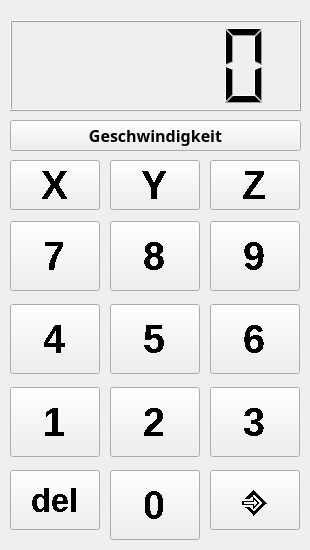
<?xml version="1.0" encoding="UTF-8"?>
<ui version="4.0">
 <class>Numpad</class>
 <widget class="QWidget" name="Numpad">
  <property name="geometry">
   <rect>
    <x>0</x>
    <y>0</y>
    <width>310</width>
    <height>550</height>
   </rect>
  </property>
  <property name="minimumSize">
   <size>
    <width>310</width>
    <height>550</height>
   </size>
  </property>
  <property name="maximumSize">
   <size>
    <width>310</width>
    <height>550</height>
   </size>
  </property>
  <property name="windowTitle">
   <string>Form</string>
  </property>
  <widget class="QLCDNumber" name="lcdNumbpad">
   <property name="geometry">
    <rect>
     <x>10</x>
     <y>20</y>
     <width>291</width>
     <height>91</height>
    </rect>
   </property>
   <property name="sizePolicy">
    <sizepolicy hsizetype="Expanding" vsizetype="Expanding">
     <horstretch>0</horstretch>
     <verstretch>0</verstretch>
    </sizepolicy>
   </property>
  </widget>
  <widget class="QPushButton" name="sieben">
   <property name="geometry">
    <rect>
     <x>10</x>
     <y>221</y>
     <width>90</width>
     <height>70</height>
    </rect>
   </property>
   <property name="sizePolicy">
    <sizepolicy hsizetype="Expanding" vsizetype="Expanding">
     <horstretch>0</horstretch>
     <verstretch>0</verstretch>
    </sizepolicy>
   </property>
   <property name="font">
    <font>
     <family>Yu Gothic UI</family>
     <pointsize>30</pointsize>
     <weight>75</weight>
     <italic>false</italic>
     <bold>true</bold>
     <underline>false</underline>
     <strikeout>false</strikeout>
     <stylestrategy>NoAntialias</stylestrategy>
     <kerning>true</kerning>
    </font>
   </property>
   <property name="text">
    <string>7</string>
   </property>
  </widget>
  <widget class="QPushButton" name="acht">
   <property name="geometry">
    <rect>
     <x>110</x>
     <y>221</y>
     <width>90</width>
     <height>70</height>
    </rect>
   </property>
   <property name="sizePolicy">
    <sizepolicy hsizetype="Expanding" vsizetype="Expanding">
     <horstretch>0</horstretch>
     <verstretch>0</verstretch>
    </sizepolicy>
   </property>
   <property name="font">
    <font>
     <family>Yu Gothic UI</family>
     <pointsize>30</pointsize>
     <weight>75</weight>
     <italic>false</italic>
     <bold>true</bold>
     <underline>false</underline>
     <strikeout>false</strikeout>
     <stylestrategy>NoAntialias</stylestrategy>
     <kerning>true</kerning>
    </font>
   </property>
   <property name="text">
    <string>8</string>
   </property>
  </widget>
  <widget class="QPushButton" name="neun">
   <property name="geometry">
    <rect>
     <x>210</x>
     <y>221</y>
     <width>90</width>
     <height>70</height>
    </rect>
   </property>
   <property name="sizePolicy">
    <sizepolicy hsizetype="Expanding" vsizetype="Expanding">
     <horstretch>0</horstretch>
     <verstretch>0</verstretch>
    </sizepolicy>
   </property>
   <property name="font">
    <font>
     <family>Yu Gothic UI</family>
     <pointsize>30</pointsize>
     <weight>75</weight>
     <italic>false</italic>
     <bold>true</bold>
     <underline>false</underline>
     <strikeout>false</strikeout>
     <stylestrategy>NoAntialias</stylestrategy>
     <kerning>true</kerning>
    </font>
   </property>
   <property name="text">
    <string>9</string>
   </property>
  </widget>
  <widget class="QPushButton" name="vier">
   <property name="geometry">
    <rect>
     <x>10</x>
     <y>304</y>
     <width>90</width>
     <height>70</height>
    </rect>
   </property>
   <property name="sizePolicy">
    <sizepolicy hsizetype="Expanding" vsizetype="Expanding">
     <horstretch>0</horstretch>
     <verstretch>0</verstretch>
    </sizepolicy>
   </property>
   <property name="font">
    <font>
     <family>Yu Gothic UI</family>
     <pointsize>30</pointsize>
     <weight>75</weight>
     <italic>false</italic>
     <bold>true</bold>
     <underline>false</underline>
     <strikeout>false</strikeout>
     <stylestrategy>NoAntialias</stylestrategy>
     <kerning>true</kerning>
    </font>
   </property>
   <property name="text">
    <string>4</string>
   </property>
  </widget>
  <widget class="QPushButton" name="funf">
   <property name="geometry">
    <rect>
     <x>110</x>
     <y>304</y>
     <width>90</width>
     <height>70</height>
    </rect>
   </property>
   <property name="sizePolicy">
    <sizepolicy hsizetype="Expanding" vsizetype="Expanding">
     <horstretch>0</horstretch>
     <verstretch>0</verstretch>
    </sizepolicy>
   </property>
   <property name="font">
    <font>
     <family>Yu Gothic UI</family>
     <pointsize>30</pointsize>
     <weight>75</weight>
     <italic>false</italic>
     <bold>true</bold>
     <underline>false</underline>
     <strikeout>false</strikeout>
     <stylestrategy>NoAntialias</stylestrategy>
     <kerning>true</kerning>
    </font>
   </property>
   <property name="text">
    <string>5</string>
   </property>
  </widget>
  <widget class="QPushButton" name="sechs">
   <property name="geometry">
    <rect>
     <x>210</x>
     <y>304</y>
     <width>90</width>
     <height>70</height>
    </rect>
   </property>
   <property name="sizePolicy">
    <sizepolicy hsizetype="Expanding" vsizetype="Expanding">
     <horstretch>0</horstretch>
     <verstretch>0</verstretch>
    </sizepolicy>
   </property>
   <property name="font">
    <font>
     <family>Yu Gothic UI</family>
     <pointsize>30</pointsize>
     <weight>75</weight>
     <italic>false</italic>
     <bold>true</bold>
     <underline>false</underline>
     <strikeout>false</strikeout>
     <stylestrategy>NoAntialias</stylestrategy>
     <kerning>true</kerning>
    </font>
   </property>
   <property name="text">
    <string>6</string>
   </property>
  </widget>
  <widget class="QPushButton" name="eins">
   <property name="geometry">
    <rect>
     <x>10</x>
     <y>387</y>
     <width>90</width>
     <height>70</height>
    </rect>
   </property>
   <property name="sizePolicy">
    <sizepolicy hsizetype="Expanding" vsizetype="Expanding">
     <horstretch>0</horstretch>
     <verstretch>0</verstretch>
    </sizepolicy>
   </property>
   <property name="font">
    <font>
     <family>Yu Gothic UI</family>
     <pointsize>30</pointsize>
     <weight>75</weight>
     <italic>false</italic>
     <bold>true</bold>
     <underline>false</underline>
     <strikeout>false</strikeout>
     <stylestrategy>NoAntialias</stylestrategy>
     <kerning>true</kerning>
    </font>
   </property>
   <property name="text">
    <string>1</string>
   </property>
  </widget>
  <widget class="QPushButton" name="zwei">
   <property name="geometry">
    <rect>
     <x>110</x>
     <y>387</y>
     <width>90</width>
     <height>70</height>
    </rect>
   </property>
   <property name="sizePolicy">
    <sizepolicy hsizetype="Expanding" vsizetype="Expanding">
     <horstretch>0</horstretch>
     <verstretch>0</verstretch>
    </sizepolicy>
   </property>
   <property name="font">
    <font>
     <family>Yu Gothic UI</family>
     <pointsize>30</pointsize>
     <weight>75</weight>
     <italic>false</italic>
     <bold>true</bold>
     <underline>false</underline>
     <strikeout>false</strikeout>
     <stylestrategy>NoAntialias</stylestrategy>
     <kerning>true</kerning>
    </font>
   </property>
   <property name="text">
    <string>2</string>
   </property>
  </widget>
  <widget class="QPushButton" name="drei">
   <property name="geometry">
    <rect>
     <x>210</x>
     <y>387</y>
     <width>90</width>
     <height>70</height>
    </rect>
   </property>
   <property name="sizePolicy">
    <sizepolicy hsizetype="Expanding" vsizetype="Expanding">
     <horstretch>0</horstretch>
     <verstretch>0</verstretch>
    </sizepolicy>
   </property>
   <property name="font">
    <font>
     <family>Yu Gothic UI</family>
     <pointsize>30</pointsize>
     <weight>75</weight>
     <italic>false</italic>
     <bold>true</bold>
     <underline>false</underline>
     <strikeout>false</strikeout>
     <stylestrategy>NoAntialias</stylestrategy>
     <kerning>true</kerning>
    </font>
   </property>
   <property name="text">
    <string>3</string>
   </property>
  </widget>
  <widget class="QPushButton" name="delte">
   <property name="geometry">
    <rect>
     <x>10</x>
     <y>470</y>
     <width>90</width>
     <height>60</height>
    </rect>
   </property>
   <property name="sizePolicy">
    <sizepolicy hsizetype="Expanding" vsizetype="Expanding">
     <horstretch>0</horstretch>
     <verstretch>0</verstretch>
    </sizepolicy>
   </property>
   <property name="font">
    <font>
     <family>Yu Gothic UI</family>
     <pointsize>25</pointsize>
     <weight>75</weight>
     <italic>false</italic>
     <bold>true</bold>
     <underline>false</underline>
     <strikeout>false</strikeout>
     <stylestrategy>NoAntialias</stylestrategy>
     <kerning>true</kerning>
    </font>
   </property>
   <property name="text">
    <string>del</string>
   </property>
  </widget>
  <widget class="QPushButton" name="zero">
   <property name="geometry">
    <rect>
     <x>110</x>
     <y>470</y>
     <width>90</width>
     <height>70</height>
    </rect>
   </property>
   <property name="sizePolicy">
    <sizepolicy hsizetype="Expanding" vsizetype="Expanding">
     <horstretch>0</horstretch>
     <verstretch>0</verstretch>
    </sizepolicy>
   </property>
   <property name="font">
    <font>
     <family>Yu Gothic UI</family>
     <pointsize>30</pointsize>
     <weight>75</weight>
     <italic>false</italic>
     <bold>true</bold>
     <underline>false</underline>
     <strikeout>false</strikeout>
     <stylestrategy>NoAntialias</stylestrategy>
     <kerning>true</kerning>
    </font>
   </property>
   <property name="text">
    <string>0</string>
   </property>
  </widget>
  <widget class="QPushButton" name="enter">
   <property name="geometry">
    <rect>
     <x>210</x>
     <y>470</y>
     <width>90</width>
     <height>60</height>
    </rect>
   </property>
   <property name="sizePolicy">
    <sizepolicy hsizetype="Expanding" vsizetype="Expanding">
     <horstretch>0</horstretch>
     <verstretch>0</verstretch>
    </sizepolicy>
   </property>
   <property name="font">
    <font>
     <family>Yu Gothic UI</family>
     <pointsize>25</pointsize>
     <weight>75</weight>
     <italic>false</italic>
     <bold>true</bold>
     <underline>false</underline>
     <strikeout>false</strikeout>
     <stylestrategy>NoAntialias</stylestrategy>
     <kerning>true</kerning>
    </font>
   </property>
   <property name="text">
    <string>⎆</string>
   </property>
  </widget>
  <widget class="QPushButton" name="zforSpin">
   <property name="geometry">
    <rect>
     <x>210</x>
     <y>160</y>
     <width>90</width>
     <height>50</height>
    </rect>
   </property>
   <property name="sizePolicy">
    <sizepolicy hsizetype="Expanding" vsizetype="Expanding">
     <horstretch>0</horstretch>
     <verstretch>0</verstretch>
    </sizepolicy>
   </property>
   <property name="font">
    <font>
     <family>Yu Gothic UI</family>
     <pointsize>30</pointsize>
     <weight>75</weight>
     <italic>false</italic>
     <bold>true</bold>
     <underline>false</underline>
     <strikeout>false</strikeout>
     <stylestrategy>NoAntialias</stylestrategy>
     <kerning>true</kerning>
    </font>
   </property>
   <property name="text">
    <string>Z</string>
   </property>
  </widget>
  <widget class="QPushButton" name="yforSpin">
   <property name="geometry">
    <rect>
     <x>110</x>
     <y>160</y>
     <width>90</width>
     <height>50</height>
    </rect>
   </property>
   <property name="sizePolicy">
    <sizepolicy hsizetype="Expanding" vsizetype="Expanding">
     <horstretch>0</horstretch>
     <verstretch>0</verstretch>
    </sizepolicy>
   </property>
   <property name="font">
    <font>
     <family>Yu Gothic UI</family>
     <pointsize>30</pointsize>
     <weight>75</weight>
     <italic>false</italic>
     <bold>true</bold>
     <underline>false</underline>
     <strikeout>false</strikeout>
     <stylestrategy>NoAntialias</stylestrategy>
     <kerning>true</kerning>
    </font>
   </property>
   <property name="text">
    <string>Y</string>
   </property>
  </widget>
  <widget class="QPushButton" name="xforSpin">
   <property name="geometry">
    <rect>
     <x>10</x>
     <y>160</y>
     <width>90</width>
     <height>50</height>
    </rect>
   </property>
   <property name="sizePolicy">
    <sizepolicy hsizetype="Expanding" vsizetype="Expanding">
     <horstretch>0</horstretch>
     <verstretch>0</verstretch>
    </sizepolicy>
   </property>
   <property name="font">
    <font>
     <family>Yu Gothic UI</family>
     <pointsize>30</pointsize>
     <weight>75</weight>
     <italic>false</italic>
     <bold>true</bold>
     <underline>false</underline>
     <strikeout>false</strikeout>
     <stylestrategy>NoAntialias</stylestrategy>
     <kerning>true</kerning>
    </font>
   </property>
   <property name="text">
    <string>X</string>
   </property>
  </widget>
  <widget class="QPushButton" name="geschw">
   <property name="geometry">
    <rect>
     <x>10</x>
     <y>120</y>
     <width>291</width>
     <height>31</height>
    </rect>
   </property>
   <property name="font">
    <font>
     <family>Yu Gothic</family>
     <pointsize>12</pointsize>
     <weight>75</weight>
     <bold>true</bold>
    </font>
   </property>
   <property name="text">
    <string>Geschwindigkeit</string>
   </property>
  </widget>
 </widget>
 <resources/>
 <connections/>
</ui>
